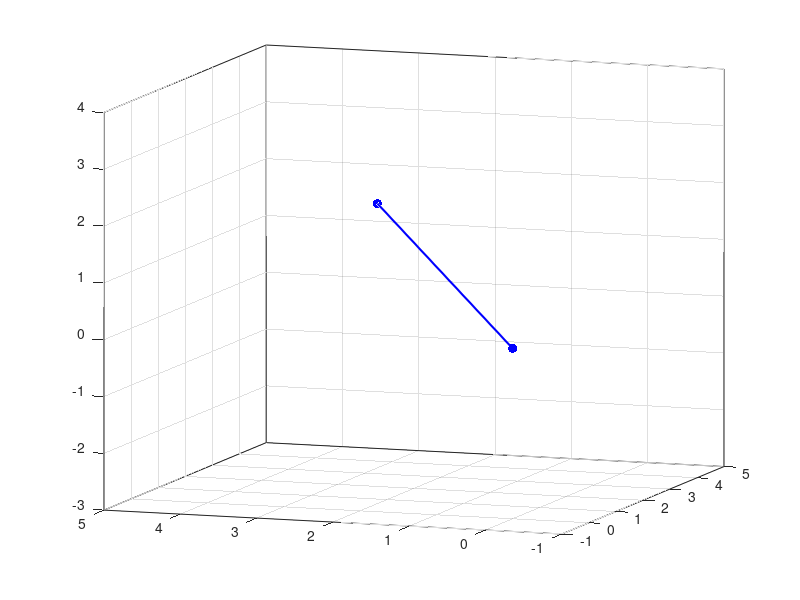

Source code (MATLAB): (Note: this script raises an error after producing the figure.)
clc,clear,close all

load fisheriris
meas = meas(:,1:3);
sample = meas(7,:);
ts = -1:0.1:1;

vecs = [1/sqrt(2)*ones(1,numel(ts));ts;0.5*(3*ts.^2-1)];
gifFileName = "gif-24.gif";
delayTime = 1/24;
firstFrame = true;

figure("Color","w")
hold(gca,"on"),box(gca,"on"),grid(gca,"on")
xlim([-1,5]),ylim([-1,5]),zlim([-3,4])

view(-70.50,10.20)
p1 = plot3([0,sample(1)],[0,sample(2)],[0,sample(3)], ...
    "Color","b","LineWidth",1.5,"Marker",".","MarkerSize",20, ...
    "DisplayName","sample");

for i = 1:width(vecs)
    vec = vecs(:,i);
    proj = dot(sample,vec)/(dot(vec,vec))*vec;
    p2 = plot3([0,vec(1)],[0,vec(2)],[0,vec(3)], ...
        "Color","r","LineWidth",1,"Marker",".","MarkerSize",20);
    p3 = plot3([0,proj(1)],[0,proj(2)],[0,proj(3)], ...
        "Color","k","LineWidth",1,"Marker",".","MarkerSize",20, ...
        "DisplayName","sample projection");
    if i == 1
        legend([p1,p2,p3],{'projection','Vec','Projection'}, ...
            "Location","north","Orientation","horizontal");
    else
        p2.HandleVisibility = "off";
        p3.HandleVisibility = "off";
    end
    fig = gcf();
    im = getframe(fig);
    [A,map] = rgb2ind(im.cdata,256);
    if firstFrame
        firstFrame = false;
        imwrite(A,map,gifFileName,"LoopCount",Inf,"DelayTime",delayTime);
    else
        imwrite(A,map,gifFileName,"WriteMode","append","DelayTime",delayTime);
    end
end
